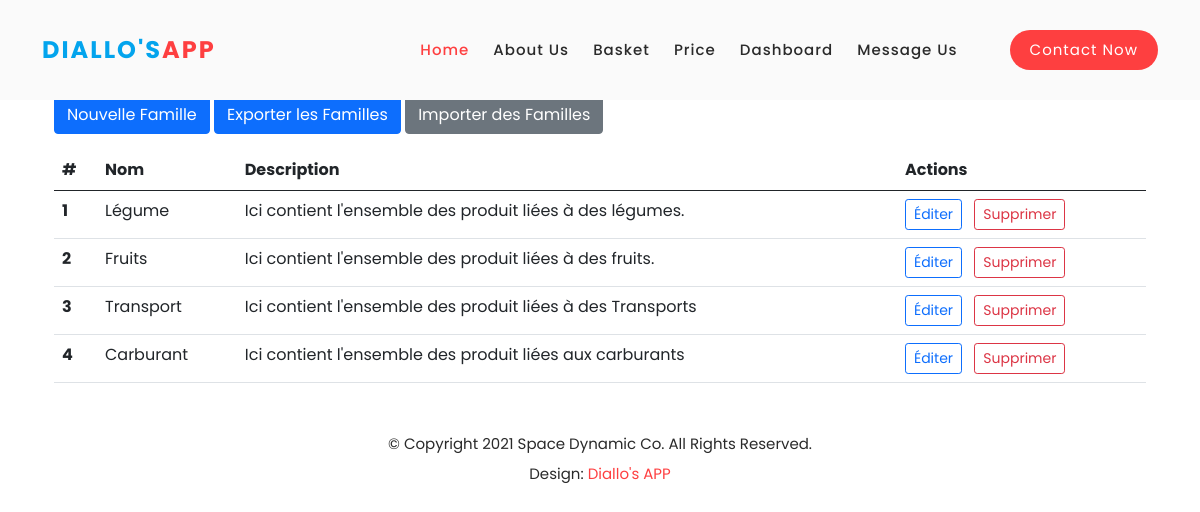
/families/, run on the app's committed database.
### gestion_produits/models.py (models this page shows, shortened)
class Family(models.Model):
    name = models.CharField(max_length=100)
    description = models.TextField(blank=True, null=True)  # Champ de description facultatif

### gestion_produits/views.py (the view)
# urls.py: path('families/', views.family_list, name='family_list'),
def family_list(request):
    families = Family.objects.all()
    return render(request, 'family_list.html', {'families': families})

### gestion_produits/templates/family_list.html (shortened to what this page needs)
{% extends 'base.html' %}
{% block content %}
<div class="container mt-5">
    <h1>Liste des Familles de Produits</h1>
    <a href="{% url 'family_new' %}" class="btn btn-primary mb-3">Nouvelle Famille</a>
    <a href="{% url 'family_export' %}" class="btn btn-primary mb-3">Exporter les Familles</a>
    <a href="{% url 'family_import' %}" class="btn btn-secondary mb-3">Importer des Familles</a>
    <table class="table">
        <thead>
            <tr>
                <th scope="col">#</th>
                <th scope="col">Nom</th>
                <th scope="col">Description</th>
                <th scope="col">Actions</th>
            </tr>
        </thead>
        <tbody>
            {% for family in families %}
            <tr>
                <th scope="row">{{ forloop.counter }}</th>
                <td>{{ family.name }}</td>
                <td>{{ family.description }}</td>
                <td>
                    <a href="{% url 'family_edit' pk=family.pk %}" class="btn btn-sm btn-outline-primary me-2">Éditer</a>
                    <form action="{% url 'family_delete' pk=family.pk %}" method="post" class="d-inline">
                        <button type="submit" class="btn btn-sm btn-outline-danger" onclick="return confirm('Êtes-vous sûr de vouloir supprimer cette famille de produits ?')">Supprimer</button>
                    </form>
                </td>
            </tr>
            {% endfor %}
        </tbody>
    </table>
</div>
{% endblock %}

### gestion_produits/static/assets/css/templatemo-space-dynamic.css (style rules this page uses)
html, body, div, span, applet, object, iframe, h1, h2, h3, h4, h5, h6, p, blockquote, div pre, a, abbr, acronym, address, big, cite, code, del, dfn, em, font, img, ins, kbd, q, s, samp, small, strike, strong, sub, sup, tt, var, b, u, i, center, dl, dt, dd, ol, ul, li, figure, header, nav, section, article, aside, footer, figcaption { margin: 0; padding: 0; border: 0; outline: 0; }
* { box-sizing: border-box; }
html, body { font-family: 'Poppins', sans-serif; font-weight: 400; background-color: #fff; -ms-text-size-adjust: 100%; -webkit-font-smoothing: antialiased; -moz-osx-font-smoothing: grayscale; }
a { text-decoration: none !important; }
h1, h2, h3, h4, h5, h6 { margin-top: 0px; margin-bottom: 0px; }
html, body { background: #fff; font-family: 'Poppins', sans-serif; }

### data on the page
Family: name "Légume", description "Ici contient l'ensemble des produit liées à des légumes."
Family: name "Fruits", description "Ici contient l'ensemble des produit liées à des fruits."
Family: name "Transport", description "Ici contient l'ensemble des produit liées à des Transports"
Family: name "Carburant", description "Ici contient l'ensemble des produit liées aux carburants"
